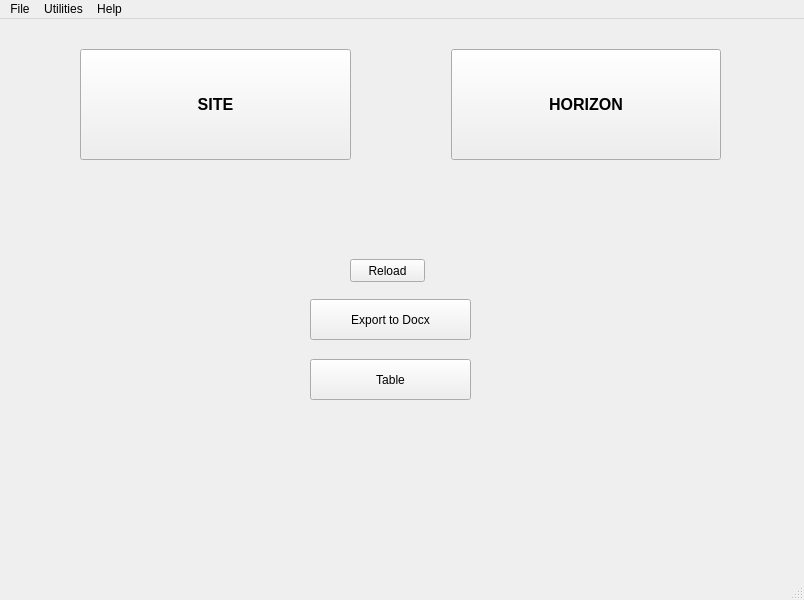
<?xml version="1.0" encoding="UTF-8"?>
<ui version="4.0">
 <class>MainWindow</class>
 <widget class="QMainWindow" name="MainWindow">
  <property name="geometry">
   <rect>
    <x>0</x>
    <y>0</y>
    <width>804</width>
    <height>600</height>
   </rect>
  </property>
  <property name="sizePolicy">
   <sizepolicy hsizetype="Expanding" vsizetype="Expanding">
    <horstretch>0</horstretch>
    <verstretch>0</verstretch>
   </sizepolicy>
  </property>
  <property name="windowTitle">
   <string>Site and Horizon</string>
  </property>
  <widget class="QWidget" name="centralwidget">
   <widget class="QWidget" name="gridLayoutWidget">
    <property name="geometry">
     <rect>
      <x>0</x>
      <y>30</y>
      <width>801</width>
      <height>111</height>
     </rect>
    </property>
    <layout class="QGridLayout" name="gridLayout">
     <property name="leftMargin">
      <number>80</number>
     </property>
     <property name="rightMargin">
      <number>80</number>
     </property>
     <property name="spacing">
      <number>100</number>
     </property>
     <item row="0" column="0">
      <widget class="QPushButton" name="Site_PB">
       <property name="sizePolicy">
        <sizepolicy hsizetype="Minimum" vsizetype="Expanding">
         <horstretch>0</horstretch>
         <verstretch>0</verstretch>
        </sizepolicy>
       </property>
       <property name="font">
        <font>
         <pointsize>12</pointsize>
         <weight>75</weight>
         <bold>true</bold>
        </font>
       </property>
       <property name="text">
        <string>SITE</string>
       </property>
      </widget>
     </item>
     <item row="0" column="1">
      <widget class="QPushButton" name="Horizon_PB">
       <property name="sizePolicy">
        <sizepolicy hsizetype="Minimum" vsizetype="Expanding">
         <horstretch>0</horstretch>
         <verstretch>0</verstretch>
        </sizepolicy>
       </property>
       <property name="font">
        <font>
         <pointsize>12</pointsize>
         <weight>75</weight>
         <bold>true</bold>
        </font>
       </property>
       <property name="text">
        <string>HORIZON</string>
       </property>
      </widget>
     </item>
    </layout>
   </widget>
   <widget class="QPushButton" name="Check_PB">
    <property name="geometry">
     <rect>
      <x>350</x>
      <y>240</y>
      <width>75</width>
      <height>23</height>
     </rect>
    </property>
    <property name="text">
     <string>Reload</string>
    </property>
   </widget>
   <widget class="QPushButton" name="Export_To_Docx_PB">
    <property name="geometry">
     <rect>
      <x>310</x>
      <y>280</y>
      <width>161</width>
      <height>41</height>
     </rect>
    </property>
    <property name="text">
     <string>Export to Docx</string>
    </property>
   </widget>
   <widget class="QPushButton" name="Table_PB">
    <property name="geometry">
     <rect>
      <x>310</x>
      <y>340</y>
      <width>161</width>
      <height>41</height>
     </rect>
    </property>
    <property name="text">
     <string>Table</string>
    </property>
   </widget>
  </widget>
  <widget class="QMenuBar" name="menubar">
   <property name="geometry">
    <rect>
     <x>0</x>
     <y>0</y>
     <width>804</width>
     <height>21</height>
    </rect>
   </property>
   <widget class="QMenu" name="menuFile">
    <property name="title">
     <string>File</string>
    </property>
    <addaction name="Action_Site"/>
    <addaction name="Action_Horizon"/>
    <addaction name="separator"/>
    <addaction name="Action_Quit"/>
   </widget>
   <widget class="QMenu" name="menuUtilities">
    <property name="title">
     <string>Utilities</string>
    </property>
    <addaction name="Action_Export_to_Docx"/>
    <addaction name="Action_Backup_Database"/>
    <addaction name="Action_Delete"/>
   </widget>
   <widget class="QMenu" name="menuAbout">
    <property name="title">
     <string>Help</string>
    </property>
    <addaction name="Action_About"/>
   </widget>
   <addaction name="menuFile"/>
   <addaction name="menuUtilities"/>
   <addaction name="menuAbout"/>
  </widget>
  <widget class="QStatusBar" name="statusbar"/>
  <action name="Action_Export_to_Docx">
   <property name="text">
    <string>Export to Docx</string>
   </property>
  </action>
  <action name="Action_Backup_Database">
   <property name="text">
    <string>Backup Database</string>
   </property>
  </action>
  <action name="Action_Delete">
   <property name="text">
    <string>Delete Site and Horizon</string>
   </property>
  </action>
  <action name="Action_About">
   <property name="text">
    <string>About</string>
   </property>
  </action>
  <action name="Action_Site">
   <property name="text">
    <string>Site</string>
   </property>
  </action>
  <action name="Action_Horizon">
   <property name="text">
    <string>Horizon</string>
   </property>
  </action>
  <action name="Action_Quit">
   <property name="text">
    <string>Quit</string>
   </property>
  </action>
 </widget>
 <resources/>
 <connections/>
</ui>
